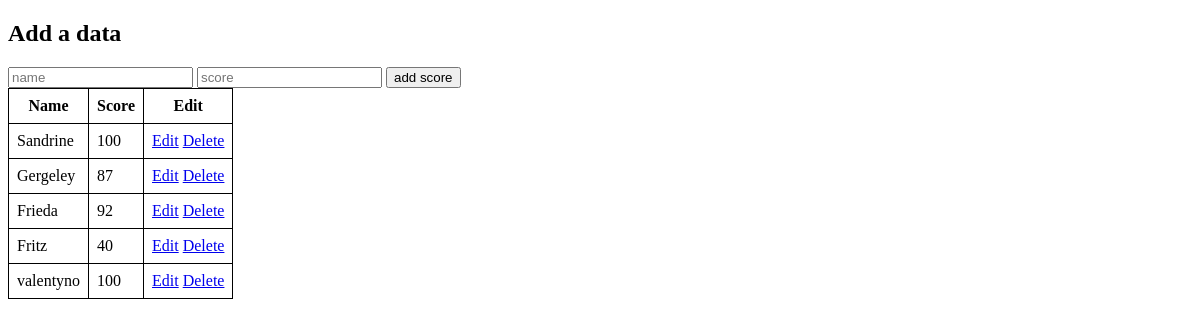
Before: / with the older database file.
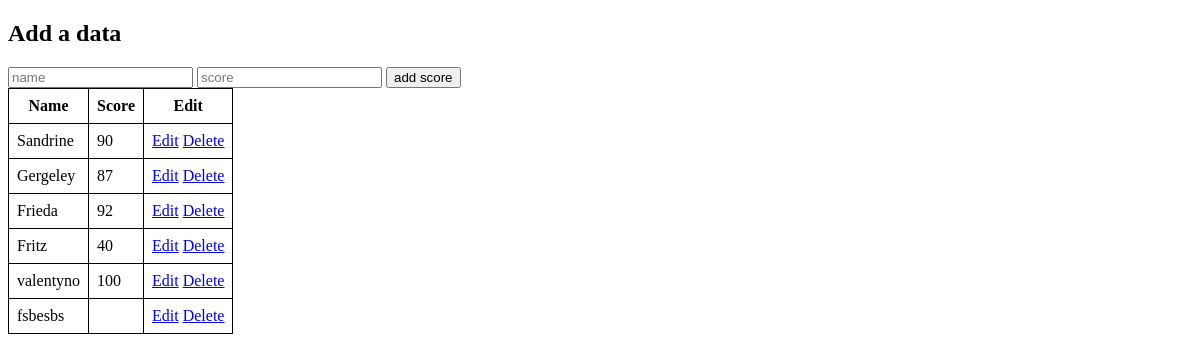
After: the same page with the newer database file.
### tables this page shows
CREATE TABLE "score" (
	"id"	INTEGER NOT NULL,
	"name"	TEXT NOT NULL,
	"score"	INTEGER NOT NULL,
	PRIMARY KEY("id" AUTOINCREMENT)
);

### app.py (the view)
@app.route("/", methods=["GET", "POST"])
def index():
    if request.method == "POST":
        name = request.form.get("name")
        score = request.form.get("score")
        db.execute("INSERT INTO score (name, score) VALUES(?, ?)", name, score)
        return redirect("/")
    else:
        students = db.execute("SELECT * FROM score")
        return render_template("index.html", students=students)

### templates/index.html (shortened to what this page needs)
<!DOCTYPE html>
<html lang="en">
<head>
</head>
<body>
    <div class="container">
        <div class="section">
        <h2>Add a data</h2>
        <form action="/" method="POST">
            <input name="name" placeholder="name" type="text">
            <input name="score" placeholder="score" type="number">
            <input type="submit" value="add score">
        </form>
        </div>
        <div class="section">
            <table>
                <tr>
                    <th>Name</th>
                    <th>Score</th>
                    <th>Edit</th>
                </tr>
                {% for student in students %}
                <tr>
                    <td>{{ student.name }}</td>
                    <td>{{ student.score }}</td>
                    <td>
                        <a href="/edit/{{ student['id'] }}">Edit</a>
                        <a href="/delete/{{ student['id'] }}"
                        onclick="return confirm('Are you sure to delete it?');">Delete</a>
                    </td>
                </tr>
                {% endfor %}
            </table>
        </div>
    </div>
</body>
</html>

### templates/index.html (style rules this page uses)
table, th, td { border: 1px solid black; border-collapse: collapse; padding: 8px; }

Changed rows visible on the page:
changed score "Sandrine": score "100" → "90"
added score: name "fsbesbs"
